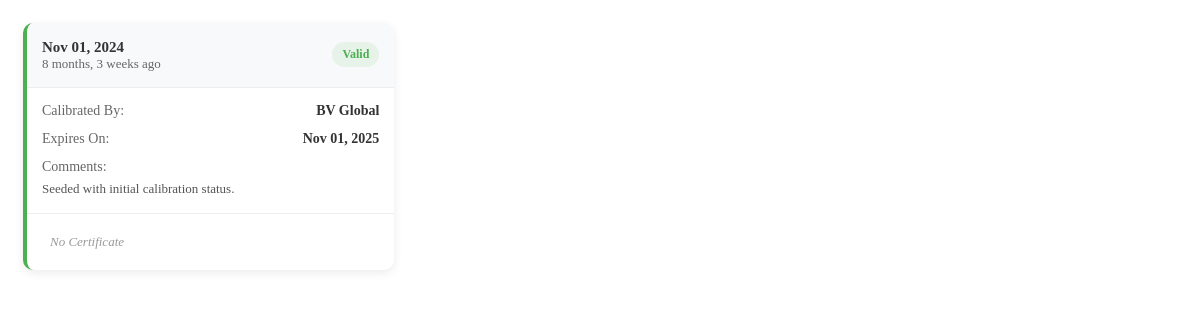
The page /equipment/1/ (signed in) on the database its author committed.
### lims/models/equipment.py (models this page shows, shortened)
class CalibrationRecord(models.Model):
    equipment = models.ForeignKey(
        Equipment,
        on_delete=models.CASCADE,
        related_name="calibrations",
        help_text="Equipment that this calibration record belongs to."
    )
    calibration_date = models.DateField(help_text="Date when calibration was performed.")
    calibrated_by = models.CharField(
        max_length=100, help_text="Name of the person/organization that calibrated it."
    )
    expires_on = models.DateField(help_text="Date when calibration expires.")
    certificate = models.FileField(
        upload_to="calibration_certificates/",
        blank=True,
        null=True,
        help_text="Upload calibration certificate (optional)."
    )
    comments = models.TextField(
        blank=True, help_text="Additional comments about the calibration."
    )
    history = HistoricalRecords()
    def is_valid(self):
        return self.expires_on >= timezone.now().date()

### lims/views/equipment.py (the view)
# urls.py: path('equipment/<int:pk>/', equipment_detail, name='equipment_detail'),
@user_passes_test(is_manager)
def equipment_detail(request, pk):
    equipment = get_object_or_404(Equipment, pk=pk)
    calibrations = equipment.calibrations.all()
    return render(request, 'lims/equipment/equipment_detail.html', {'equipment': equipment, 'calibrations': calibrations})

### lims/views/equipment.py (called while the page is built)
def is_manager(user):
    return user.is_manager

### lims/templates/lims/equipment/equipment_detail.html (shortened to what this page needs)
<div class="modern-calibration-grid">
  {% for record in calibrations %}
  <div class="calibration-card {% if not record.is_valid %}invalid-card{% endif %}">
    <div class="card-header">
      <div class="date-display">
        <div class="full-date">{{ record.calibration_date|date:"M d, Y" }}</div>
        <div class="time-ago">{{ record.calibration_date|timesince }} ago</div>
      </div>
      <div class="status-indicator {% if record.is_valid %}valid{% else %}invalid{% endif %}">
        {% if record.is_valid %}
           Valid
        {% else %}
          <i class="fas fa-exclamation-triangle"></i> Invalid
        {% endif %}
      </div>
    </div>
    <div class="card-details">
      <div class="detail-row">
        <span>Calibrated By:</span>
        <strong>{{ record.calibrated_by|default:"-" }}</strong>
      </div>
      <div class="detail-row">
        <span>Expires On:</span>
        <strong class="{% if record.is_expired %}expired{% elif record.expires_soon %}expiring-soon{% endif %}">
          {{ record.expires_on|date:"M d, Y" }}
        </strong>
      </div>
      <div class="detail-row comments">
        <span>Comments:</span>
        <p>{{ record.comments|default:"No comments" }}</p>
      </div>
    </div>
    <div class="card-actions">
      {% if record.certificate %}
        <a href="{{ record.certificate.url }}" target="_blank" class="action-btn view-cert">
          <i class="fas fa-file-alt"></i> Certificate
        </a>
        <a href="{{ record.certificate.url }}" download class="action-btn download">
          <i class="fas fa-download"></i>
        </a>
      {% else %}
        <span class="no-cert">No Certificate</span>
      {% endif %}
    </div>
  </div>
  {% endfor %}
</div>

### lims/templates/lims/equipment/equipment_detail.html (style rules this page uses)
.modern-calibration-grid { display: grid; grid-template-columns: repeat(auto-fill, minmax(320px, 1fr)); gap: 20px; padding: 15px; }
.calibration-card { background: white; border-radius: 10px; box-shadow: 0 3px 10px rgba(0,0,0,0.08); overflow: hidden; transition: all 0.3s ease; border-left: 4px solid #4CAF50; }
.card-header { display: flex; justify-content: space-between; align-items: center; padding: 15px; background: #f8f9fa; border-bottom: 1px solid #eee; }
.date-display { line-height: 1.2; }
.full-date { font-weight: 600; color: #333; font-size: 15px; }
.time-ago { font-size: 13px; color: #666; }
.status-indicator { padding: 5px 10px; border-radius: 20px; font-size: 12px; font-weight: 600; }
.status-indicator.valid { background: rgba(76, 175, 80, 0.1); color: #4CAF50; }
.card-details { padding: 15px; }
.detail-row { display: flex; justify-content: space-between; margin-bottom: 12px; font-size: 14px; }
.detail-row > span { color: #666; }
.detail-row > strong { color: #333; text-align: right; }
.detail-row.comments { display: block; margin-bottom: 0; }
.detail-row.comments p { margin: 5px 0 0; color: #555; font-size: 13px; line-height: 1.4; }
.card-actions { display: flex; padding: 12px 15px; border-top: 1px solid #eee; }
.no-cert { color: #999; font-size: 13px; padding: 8px; font-style: italic; }

### rows shown on the page
CalibrationRecord: calibration_date "Nov 01, 2024", calibration_date "8 months, 3 weeks", shows "Valid", calibrated_by "BV Global", expires_on "Nov 01, 2025", comments "Seeded with initial calibration status.", certificate "No Certificate"
